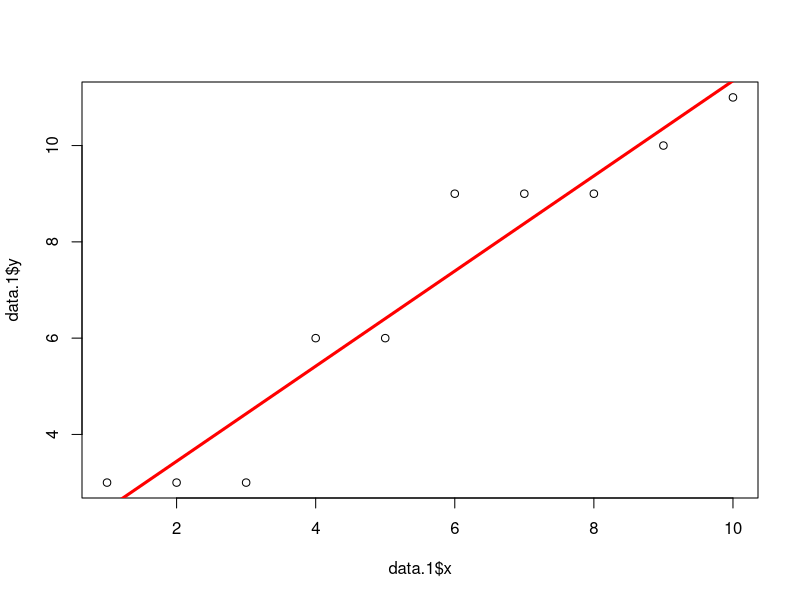

This chart was generated by the following R code: (Note: this script raises an error after producing the figure.)

data.1 <- data.frame("x" = c(1:10), "y" = c(rep(3, 3), rep(6, 2), rep(9, 3), 10, 11))

plot(data.1$x, data.1$y)
cov(data.1$x, data.1$y)

# 공분산 구하기
x_mean <- mean(data.1$x)
y_mean <- mean(data.1$y)

w1 <- sum((data.1$x - x_mean) * (data.1$y - y_mean)) / sum((data.1$x - x_mean)^2)
w0 <- y_mean - w1 * x_mean

# 결국 정규분포를 따르는 회귀 분석이므로, 
# x가 도출될 수 있는 모든 경우의 수의 평균을 기반해 값을 구한다.
abline(w0, w1, col = "red", lwd = 3)

w1 * 11 + w0

w1 == cov(x, y) / var(x)

model1 <- lm (y ~ x, data=data.1)
model1 %>% summary()

predict(model1, newdata = data.frame('x' = 11))

data.2 <- data.frame(
  'ad_cost' = c(36.5, 28.0, 42.9, 52.0, 51.5, 53.8, 25.4, 37.2, 50.9, 29.2), 
  'new_custom' = c(14, 9, 15, 20, 21, 25, 9, 13, 20, 10))
data.2

plot(data.2$ad_cost, data.2$new_custom)

model2 <- lm(ad_cost ~ new_custom, data=data.2)
model2 %>% summary()
model2 %>% abline(., col='red')
abline(model2, col='red')
model2 %>% fitted.values()

predict.lm(model2, newdata = data.frame('new_custom' = 17))

w0.2 <- model2$coefficients[1]
w0.2
w1.2 <- model2$coefficients[2]
w1.2

(17 - w0) / w1

model2$residuals %>% sum()
